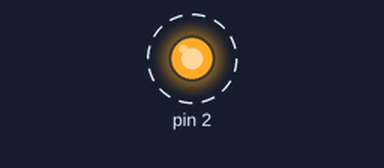
Simulated run of this program. Board: MicroPython board. Parts: output pins drawn as LEDs (lit = HIGH). Dashed ring = blinking. What the program prints to the serial console is not drawn.

Above: at 0.2 s.
Timing chart, 0 to 3.0 s (numbered marks = the images above):
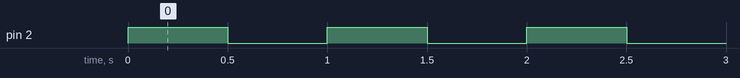

Measured:
- by itself, pin 2: alternates HIGH for 0.50 s and LOW for 0.50 s

The program:

practice02-03.py
```python
import time
from machine import Pin

running = True  # 実行中フラグ
PIN_NO_LED = 2  # オンボードLEDのGPIO


def blink_led(pin, sleep_time_ms):
    """
    指定されたスリープ間隔でオンボードLEDを明滅させ、
    中断されるまで繰り返す。

    Parameters
    ----------
    pin : int
        設定対象のピン
    sleep_time_ms : int
        明滅間隔（ミリ秒）
    """
    led = Pin(pin, Pin.OUT)

    try:
        while running:
            # 前回と異なる値を生成する
            value = (led.value() + 1) % 2
            led.value(value)
            print(f'GPIO{pin}:{value}')  # 現在のピンの状態
            time.sleep_ms(sleep_time_ms)  # 指定ミリ時間、一時停止する

    except KeyboardInterrupt:  # Ctl-Cによる中断を検出
        print("例外'KeyboardInterrupt'を捕捉")
        led.off()

    return


if __name__ == "__main__":
    SLEEP_TIME_MS = 500
    blink_led(
        pin=PIN_NO_LED,
        sleep_time_ms=SLEEP_TIME_MS,
    )
```
